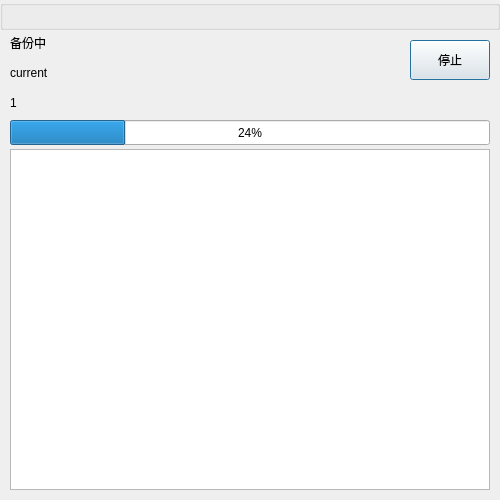
<?xml version="1.0" encoding="UTF-8"?>
<ui version="4.0">
 <class>CopyProgressWindow</class>
 <widget class="QDialog" name="CopyProgressWindow">
  <property name="geometry">
   <rect>
    <x>0</x>
    <y>0</y>
    <width>500</width>
    <height>500</height>
   </rect>
  </property>
  <property name="windowTitle">
   <string>Dialog</string>
  </property>
  <widget class="QLabel" name="copyStatusLabel">
   <property name="geometry">
    <rect>
     <x>10</x>
     <y>30</y>
     <width>110</width>
     <height>25</height>
    </rect>
   </property>
   <property name="text">
    <string>备份中</string>
   </property>
  </widget>
  <widget class="QProgressBar" name="copyProgressBar">
   <property name="geometry">
    <rect>
     <x>10</x>
     <y>120</y>
     <width>480</width>
     <height>25</height>
    </rect>
   </property>
   <property name="value">
    <number>24</number>
   </property>
  </widget>
  <widget class="TitleBar" name="titleBar">
   <property name="geometry">
    <rect>
     <x>0</x>
     <y>0</y>
     <width>500</width>
     <height>30</height>
    </rect>
   </property>
   <property name="title">
    <string/>
   </property>
  </widget>
  <widget class="QTextEdit" name="copyLogTextEdit">
   <property name="geometry">
    <rect>
     <x>10</x>
     <y>149</y>
     <width>480</width>
     <height>341</height>
    </rect>
   </property>
  </widget>
  <widget class="QLabel" name="copyCountLabel">
   <property name="geometry">
    <rect>
     <x>10</x>
     <y>90</y>
     <width>390</width>
     <height>25</height>
    </rect>
   </property>
   <property name="text">
    <string>1</string>
   </property>
   <property name="alignment">
    <set>Qt::AlignLeading|Qt::AlignLeft|Qt::AlignVCenter</set>
   </property>
  </widget>
  <widget class="QLabel" name="copyCurrentPathLabel">
   <property name="geometry">
    <rect>
     <x>10</x>
     <y>60</y>
     <width>390</width>
     <height>25</height>
    </rect>
   </property>
   <property name="text">
    <string>current</string>
   </property>
  </widget>
  <widget class="QPushButton" name="copyStopPushButton">
   <property name="geometry">
    <rect>
     <x>410</x>
     <y>40</y>
     <width>80</width>
     <height>40</height>
    </rect>
   </property>
   <property name="text">
    <string>停止</string>
   </property>
  </widget>
 </widget>
 <customwidgets>
  <customwidget>
   <class>TitleBar</class>
   <extends>QGroupBox</extends>
   <header location="global">src/utils/widget/titlebar.h</header>
   <container>1</container>
  </customwidget>
 </customwidgets>
 <resources/>
 <connections/>
</ui>
